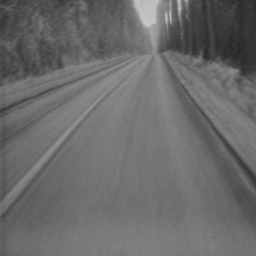
#> input picture Images/route.png, 256 x 256 px
$ python PE_avec_marqueurs.py   (older library calls are emulated)
#> lines starting #> are read from the running program, lines starting #| are printed output that depends on the picture
### common/strel.py
__author__ = 'chaussard'

import numpy as np
from operator import itemgetter
import math

#Fonction permettant de construire un element structurant
#Il faut choisir le type (disque, carre, diamant, ligne)
#Puis le parametre de taille et, dans le cas de la ligne, le parametre d'angle
#L'element structurant est donne sous forme de liste de coordonnees
def build_as_list(type, size, angle):
    if (type  == 'disque'):
        Strel = [] #Le resultat sera une liste de coordonnees
        #On parcourt tous les pixels entre -size et size pour tester si le disque passerait par le pixel : si oui, on l'allume
        for x in range(-((np.int)(size))-1,((np.int)(size))+2):
            for y in range(-((np.int)(size))-1,((np.int)(size))+2):
                if( (abs(x)-0.5)*(abs(x)-0.5) + (abs(y)-0.5)*(abs(y)-0.5) <= size*size ):
                    Strel.append((y,x))

    elif (type == 'carre'):
        #On place dans le resultat toutes les coordonnees entre -size et size inclus
        Strel = [(y,x) for x in range(-size, size+1) for y in range(-size, size+1)]

    elif (type == 'diamant'):
        #On parcourt ligne par ligne pour ajouter les segments qu'il faut
        Strel = [(i,j) for i in range(-size,size+1) for j in range(-size+abs(i), size-abs(i)+1)]


    elif (type == 'ligne'):
        Strel = []
        #Une ligne
        d=size
        a=angle

        #On place l'angle dans un intervalle entre 90 et -90
        while (a > 90):
            a = a - 180
        while (a < -90):
            a = a + 180
        #Si l'angle est superieur a 45deg, on retire 90def et on tournera le resultat obtenu...
        rot=0
        if (a>45):
            a = a-90
            rot=1
        elif (a<-45):
            a = a+90
            rot=3;
        #Conversion de l'angle en radian
        a=a*math.pi/180
        #Petite conversion pour ramener l'angle par rapport au coin inferieur gauche de l'ecran
        a=-a

        #Calcul de la taille de l'element structurant en fonction de d
        lx = int(math.ceil(d/math.sqrt(1+math.tan(a)*math.tan(a))))
        if(lx==0):
            lx = 1
        ly = int(math.ceil(d*math.tan(abs(a))/math.sqrt(1+math.tan(a)*math.tan(a))))
        if(ly==0):
            ly = 1

        #Allocation du resultat
        Strel = []

        #Algo de Bresenham
        for x in range(-lx,lx+1):
            y = math.tan(a)*x;
            Strel.append((int(round(y)), x))

        #Si nous devons tourner le resultat...
        if(rot>0):
            #La rotation s'effectue avec une transposee puis un flip horizontal
            for i in range(0, len(Strel)):
                Strel[i] = (-Strel[i][1], Strel[i][0])

    else:
        assert(False), type+" n'est pas un nom d'element structurant valide pour cette fonction."


    return Strel


#Fonction permettant de construire un element structurant
#Il faut choisir le type (disque, carre, diamant, ligne)
#Puis le parametre de taille et, dans le cas de la ligne, le parametre d'angle
#L'element structurant est donne sous forme d'une image
def build(type, size, angle=0):
	return toImage(build_as_list(type, size, angle))


#Fonction permettant de construire une image a partir d'une liste de points d'un element structurant
def toImage(Strel):
    if len(Strel) == 0:
        assert (False), "L element structurant donne en parametre est vide (trop petit)."

    #On recupere les plus grandes et petites coordonnees de l'element structurant
    max_i = max(Strel, key=itemgetter(0))[0]
    min_i = min(Strel, key=itemgetter(0))[0]
    max_j = max(Strel, key=itemgetter(1))[1]
    min_j = min(Strel, key=itemgetter(1))[1]


    #On alloue l'image de sortie
    Im = np.zeros([max_i-min_i+1, max_j-min_j+1, 1], np.uint8)

    for (i,j) in Strel:
        Im[i+abs(min_i), j+abs(min_j)] = 255

    return Im

### common/morpho.py
import cv2
import numpy

def erosion(img, el):
    return cv2.erode(img, el)

def dilatation(img, el):
    return cv2.dilate(img, el)

def gradient(img, el):
    return dilatation(img, el) - erosion(img, el)

def ouverture(img, el):
    return dilatation(erosion(img, el), el)

def fermeture(img, el):
    return erosion(dilatation(img, el), el)

def dilatation_conditionnelle(img, m, el):
    return numpy.minimum(img, dilatation(m, el))

def erosion_conditionnelle(img, m, el):
    return numpy.maximum(img, erosion(m, el))

# [25 lines left out: functions reconstruction_inferieure, reconstruction_superieure, ouverture_reconstruction, not called in this run]

def fermeture_reconstruction(im, el_fe, el_r):
    op = fermeture(im, el_fe)
    return reconstruction_superieure(im, op, el_r)

# [13 lines of commented-out code are left out]

# [26 lines left out: function ligne_des_eaux, not called in this run]

### common/utils.py
import cv2
import numpy as np

def seuil(img, seuil):
    img[img < seuil] = 0
    img[img >= seuil] = 255
    return img

def afficher(im, titre):
    cv2.imshow(titre, im)
    cv2.waitKey(0)


# La fonction de callback de la souris
# Le premier parametre decrit l'evenement de la souris qui a appele la fonction, les deux suivants donnent les coordonnes ou cet evenement a eu lieu, et le quatrieme decrit l'etat de la souris lors de l'evenement (bouton appuye, relache, etc...)
# Ces parametres sont toujours obligatoires pour cette fonction
# Le cinquieme parametre est personnalisable selon les cas
# Ici, c'est une liste avec en premier, l'image que l'on affiche et dont on va changer des couleurs de pixel
# Ensuite, trois valeurs pour specifier de quelle couleur on souhaite colorier les pixels
# Le dernier parametre est une liste de retour qui stockera les coordonnees des pixels cliques
# [9 lines left out: function click_and_keep, not called in this run]


#Fonction permettant d'afficher une image et de recuperer les coordonnees des points cliques par l'utilisateur
def afficher_et_cliquer_image(image, color):
    marqueur = []
    im = np.copy(image)
    print ('Cliquez sur l image pour selectionner des points')
    #Creer une fenete pour obtenir les marqueurs de facon interactive
    cv2.namedWindow("Image Selection")
    #On lie cette fenetre a la fonction clickandkeep, qui sera appelee a chaque evenement de la souris
    params = [im, color, marqueur]
    cv2.setMouseCallback("Image Selection", click_and_keep, params)
    #On sort quand l'utilisateur appuie sur une touche
    cv2.imshow("Image Selection", im)
    key = cv2.waitKey(0)
    cv2.destroyAllWindows()

    return marqueur

### PE_avec_marqueurs.py
import cv2
import numpy
from common import morpho, strel, utils

im = cv2.imread('./Images/route.png', cv2.IMREAD_GRAYSCALE)
#> im is the input picture: shape (256, 256); min 40, max 200, mean 106.6
imc = cv2.imread('./Images/route.png')

R = numpy.zeros(im.shape, im.dtype)

# mp1 et mp2 sont des listes
mp1 = utils.afficher_et_cliquer_image(imc, (0, 0, 255))
#> (key Esc is pressed here)
#> mp1 = []
mp2 = utils.afficher_et_cliquer_image(imc, (255, 0, 0))
#> (key Enter is pressed here)
#> mp2 = []

# Tous les pixel representant le bitume sont a 1 et tous ceux representant la foret sont a 2
for i, j in mp1:
    if 0 <= i < R.shape[0] and 0 <= j < R.shape[1]:
        R[i, j] = 1
#> this loop made 0 passes
#> R: shape (256, 256); every value is 0
for i, j in mp2:
    if 0 <= i < R.shape[0] and 0 <= j < R.shape[1]:
        R[i, j] = 2

Lx, Ly = numpy.where(R > 0)  # Coord
#> Lx = empty array; Ly = empty array

size = im.shape
#> size = (256, 256)
hauteur_im = size[0]
#> hauteur_im = 256
largeur_im = size[1]
#> largeur_im = 256

# On commence par recup les contours
im = morpho.gradient(im, strel.build('carre', 1))
#> in gradient, `return dilatation(img, el) - erosion(img, el)`:
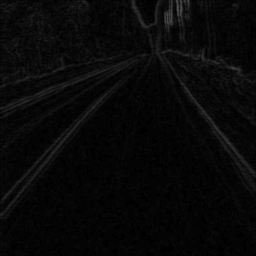
#> returned value: shape (256, 256); min 0, max 80, mean 8

list_position = []
for i in range(0, len(Lx)):
    list_position.append((Lx[i], Ly[i]))
#> after the loop, list_position = []

list_intensite = []
# Pour chaque pair (x,y), on recup le niveau de gris du gradient
for point in list_position:
    list_intensite.append(im[point])
#> after the loop, list_intensite = []

c = 0
# On traite chaque pair (x, y) jusqu'a que chaque pixel soit assigne a bitume ou foret
while len(list_position) > 0:

    minim = numpy.argmin(list_intensite)

    coord_min = list_position[minim]

    print ("Traitement de :", coord_min)

    del list_position[minim]
    del list_intensite[minim]

    for i in range(-1, 2):  # 2 non compris dans le range
        for j in range(-1, 2):
            voisinx = coord_min[0] + i
            voisiny = coord_min[1] + j
            if voisinx >= 0 and voisiny >= 0 and voisinx < hauteur_im and voisiny < largeur_im:  # Secu pour pas sortir de l'image
                if R[voisinx, voisiny] == 0:
                    R[voisinx, voisiny] = R[coord_min]
                    list_position.append((voisinx, voisiny))
                    list_intensite.append(im[voisinx, voisiny])
    c = c + 1
    if c % 1000 == 0:
        cv2.imshow("Calcul en cours", R*100)
        cv2.waitKey(1)

g = morpho.gradient(R, strel.build('carre', 1))
g = utils.seuil(g, 1)

imc[g > 0] = [0, 0, 255]

cv2.imshow("Resultat", imc)

cv2.waitKey(0)

$ run again, with Images/SaltPepper.png copied over Images/route.png
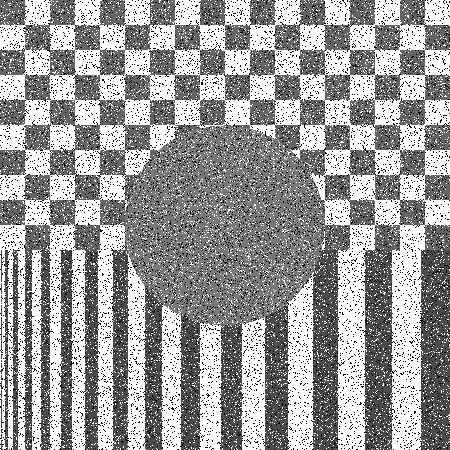
#> input picture Images/SaltPepper.png, 450 x 450 px
#> im is the input picture: shape (450, 450); min 0, max 255, mean 156.3
#> mp1 = []
#> Lx = empty array
#> in erosion, `return cv2.erode(img, el)`:
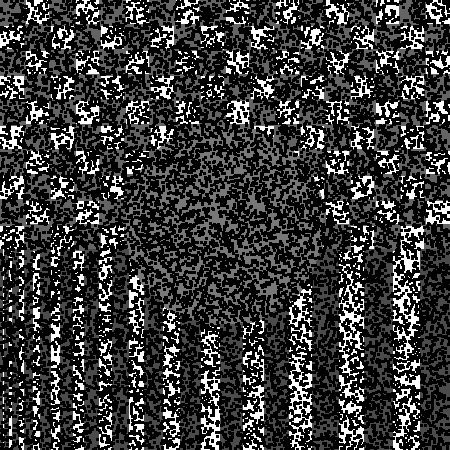
#> returned value: shape (450, 450); min 0, max 255, mean 59.2
#> in gradient, `return dilatation(img, el) - erosion(img, el)`:
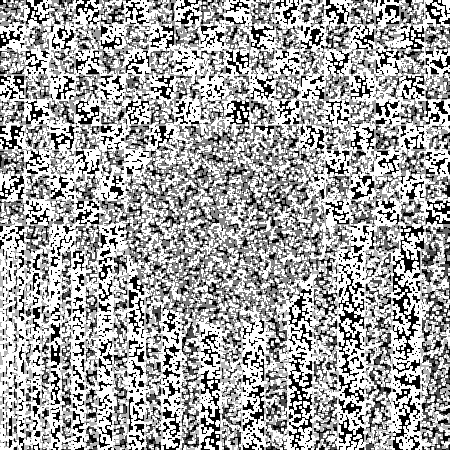
#> returned value: shape (450, 450); min 0, max 255, mean 164.3
#> after the loop `for i in range(0, len(Lx)):`: list_position = []
